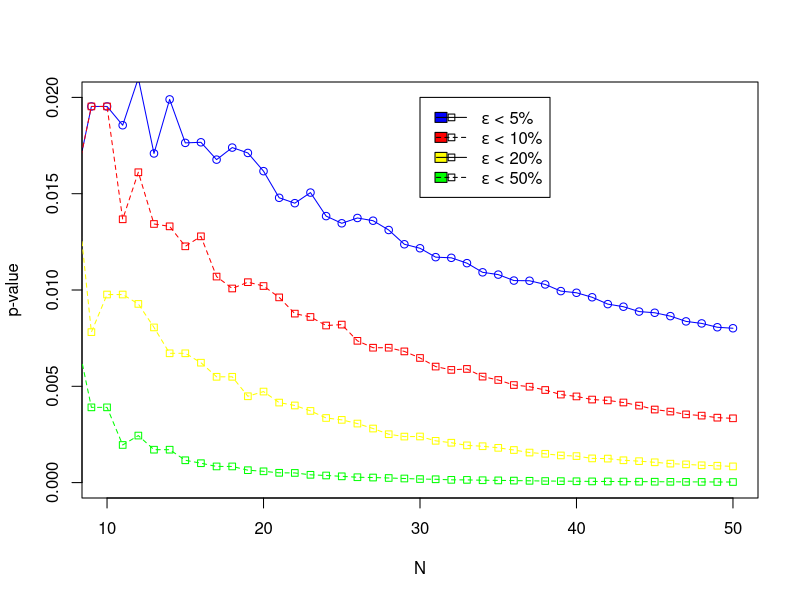

Write R code to recreate this figure.
protsent5 <- c(0, 0, 0.25, 0.25, 0.0625, 0.0625, 0.015625, 0.015625, 0.01953125, 0.01953125, 0.0185546875, 0.02099609375, 0.01708984375, 0.0198974609375, 0.01763916015625, 0.017669677734375, 0.0167694091796875, 0.01739501953125, 0.017116546630859375, 0.016170501708984375, 0.014787673950195312, 0.014507293701171875, 0.015058755874633789, 0.013837099075317383, 0.013463854789733887, 0.013739705085754395, 0.01359790563583374, 0.013115473091602325, 0.012374557554721832, 0.012167103588581085, 0.011705071665346622, 0.011671178508549929, 0.011393355904147029, 0.01091800769791007, 0.010799358657095581, 0.010489973879884928, 0.010480126467882656, 0.010287958590197377, 0.00994271996387397, 0.009856305416178657, 0.009622770078749454, 0.009266728362035792, 0.009132639142080734, 0.008880110263817187, 0.008818260418536283, 0.008642676015568895, 0.008370030997838285, 0.008264843662011856, 0.00806605007142025, 0.008013869282724073)
protsent10 <- c(0, 0, 0.25, 0.125, 0.0625, 0.03125, 0.015625, 0.015625, 0.01953125, 0.01953125, 0.013671875, 0.01611328125, 0.013427734375, 0.0133056640625, 0.01226806640625, 0.012786865234375, 0.0106964111328125, 0.01007843017578125, 0.010406494140625, 0.010206222534179688, 0.009616851806640625, 0.008773326873779297, 0.008600473403930664, 0.008155584335327148, 0.008203327655792236, 0.007361024618148804, 0.0070032477378845215, 0.007002867758274078, 0.006811849772930145, 0.006471583619713783, 0.006023811176419258, 0.005852485541254282, 0.005901310360059142, 0.005503264372237027, 0.0053277474362403154, 0.00506595490151085, 0.004979490069672465, 0.0048081493223435245, 0.004569520409859251, 0.004473680211958708, 0.004311326349125011, 0.004267468323632784, 0.004159160429935582, 0.003997309091687384, 0.003793187119185859, 0.0036884955063669622, 0.003541533232009897, 0.003477289061784461, 0.0033717457314033084, 0.0033371576227683164)
protsent20 <- c(0, 0, 0.25, 0.125, 0.0625, 0.03125, 0.015625, 0.015625, 0.0078125, 0.009765625, 0.009765625, 0.00927734375, 0.008056640625, 0.0067138671875, 0.0067138671875, 0.0062255859375, 0.0054931640625, 0.0054931640625, 0.004482269287109375, 0.004726409912109375, 0.004154205322265625, 0.004004955291748047, 0.0037217140197753906, 0.003355264663696289, 0.003258049488067627, 0.0030646026134490967, 0.002806439995765686, 0.0025116726756095886, 0.0023890770971775055, 0.0023939814418554306, 0.002169116400182247, 0.00206967256963253, 0.0019327958580106497, 0.0018880220595747232, 0.0018046742188744247, 0.001692301477305591, 0.0015601065970258787, 0.001495962220360525, 0.0014096820887061767, 0.0013758051609329414, 0.0012564532562464592, 0.0012457423358682718, 0.001159494972853281, 0.0011136915243241674, 0.0010543802513325318, 0.0009851803896196998, 0.0009471542182666326, 0.0008985760863780001, 0.0008749950821176355, 0.0008407958221159362)
protsent50 <- c(0, 0, 0.25, 0.125, 0.0625, 0.03125, 0.015625, 0.0078125, 0.00390625, 0.00390625, 0.001953125, 0.00244140625, 0.001708984375, 0.001708984375, 0.00115966796875, 0.001007080078125, 0.0008392333984375, 0.0008392333984375, 0.000644683837890625, 0.0005855560302734375, 0.0005083084106445312, 0.0005011558532714844, 0.00040459632873535156, 0.0003688335418701172, 0.0003249049186706543, 0.00027820467948913574, 0.0002623051404953003, 0.00023937225341796875, 0.00021248310804367065, 0.0001841820776462555, 0.0001724790781736374, 0.0001432676799595356, 0.00014020013622939587, 0.00012245948892086744, 0.00011406681733205914, 0.00010392963304184377, 9.286028216592968e-05, 8.153369708452374e-05, 7.56254157749936e-05, 6.883612331876066e-05, 6.160464454296743e-05, 5.785305347671965e-05, 5.336693811841542e-05, 4.843930014430953e-05, 4.5885706413173466e-05, 4.042906576273708e-05, 3.7147530065340106e-05, 3.546572633439382e-05, 3.1671266519595065e-05, 2.937112857104296e-05)

X11.options(type="nbcairo")

plot(protsent5, type="o", col="blue", xlim=c(10, 50), ylim=c(0, 0.02), xlab="N", ylab="p-value")
lines(protsent10, type="o", pch=22, lty=2, col="red")
lines(protsent20, type="o", pch=22, lty=2, col="yellow")
lines(protsent50, type="o", pch=22, lty=2, col="green")

leg <- c(expression(epsilon * " < 5%"), expression(epsilon * " < 10%"), expression(epsilon * " < 20%"), expression(epsilon *" < 50%"))
cols <- c("blue", "red", "yellow", "green")
legend(30, 0.02, leg, cex = 1, cols, pch=22, lty=1:2)
